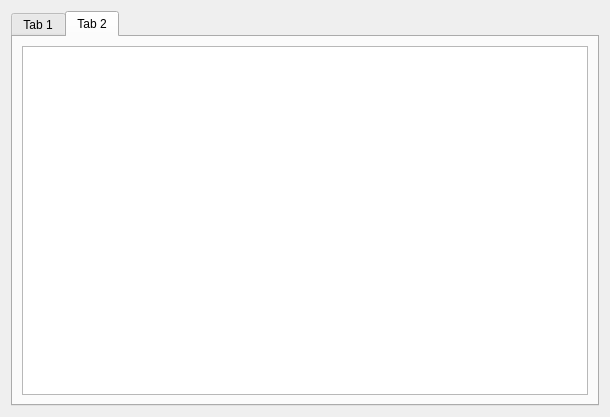
<?xml version="1.0" encoding="UTF-8"?>
<ui version="4.0">
 <class>AboutDialog</class>
 <widget class="QDialog" name="AboutDialog">
  <property name="geometry">
   <rect>
    <x>0</x>
    <y>0</y>
    <width>610</width>
    <height>417</height>
   </rect>
  </property>
  <property name="windowTitle">
   <string>Dialog</string>
  </property>
  <layout class="QGridLayout" name="gridLayout_2">
   <item row="0" column="0">
    <widget class="QTabWidget" name="tabWidget">
     <property name="currentIndex">
      <number>1</number>
     </property>
     <widget class="QWidget" name="tab">
      <attribute name="title">
       <string>Tab 1</string>
      </attribute>
      <layout class="QGridLayout" name="gridLayout">
       <item row="0" column="0">
        <widget class="QTextEdit" name="textEdit"/>
       </item>
      </layout>
     </widget>
     <widget class="QWidget" name="tab_2">
      <attribute name="title">
       <string>Tab 2</string>
      </attribute>
      <layout class="QGridLayout" name="gridLayout_3">
       <item row="0" column="0">
        <widget class="QTextBrowser" name="textBrowser"/>
       </item>
      </layout>
     </widget>
    </widget>
   </item>
  </layout>
 </widget>
 <resources/>
 <connections/>
</ui>
